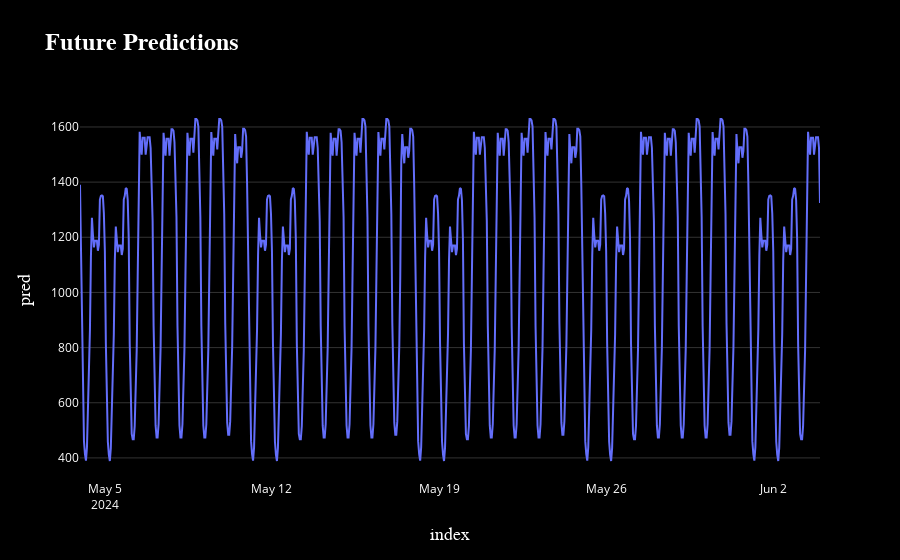

The notebook cell this image was saved under:
### Code cell
# plot
fig = px.line(
    future_w_features,
    x=future_w_features.index,
    y='pred',
    title='Future Predictions',
    labels={'x': 'Date + Hour', 'y': 'Predicted Events'},
    line_shape='linear'
)

# layout 
fig.update_layout(
    title_font=dict(size=24, family='Arial, sans-serif', weight='bold'),
    xaxis_title_font=dict(size=18, family='Arial, sans-serif'),
    yaxis_title_font=dict(size=18, family='Arial, sans-serif'),
    xaxis=dict(showgrid=False),
    yaxis=dict(showgrid=True, gridcolor='rgba(255, 255, 255, 0.2)'),
    plot_bgcolor='black',
    paper_bgcolor='black',
    font_color='white'
)

# Show the plot
fig.show()

### Figure 1 — Plotly figure (JSON) as saved in the notebook; plotly's stock layout.template omitted (floating-point values rounded to 4 significant figures; data arrays with more than 128 entries replaced by an {"elided": "..."} marker saying what was removed)
{"data": [{"hovertemplate": "index=%{x}<br>pred=%{y}<extra></extra>", "legendgroup": "", "line": {"color": "#636efa", "dash": "solid", "shape": "linear"}, "marker": {"symbol": "circle"}, "mode": "lines", "name": "", "orientation": "v", "showlegend": false, "type": "scatter", "x": {"elided": "745 str values"}, "xaxis": "x", "y": {"elided": "745 float values"}, "yaxis": "y"}], "layout": {"autosize": true, "font": {"color": "white"}, "legend": {"tracegroupgap": 0}, "paper_bgcolor": "black", "plot_bgcolor": "black", "title": {"font": {"family": "Arial, sans-serif", "size": 24, "weight": "bold"}, "text": "Future Predictions"}, "xaxis": {"anchor": "y", "autorange": true, "domain": [0, 1], "range": ["2024-05-03 23:00", "2024-06-03 23:00"], "showgrid": false, "title": {"font": {"family": "Arial, sans-serif", "size": 18}, "text": "index"}, "type": "date"}, "yaxis": {"anchor": "x", "autorange": true, "domain": [0, 1], "gridcolor": "rgba(255, 255, 255, 0.2)", "range": [319.9, 1698.0], "showgrid": true, "title": {"font": {"family": "Arial, sans-serif", "size": 18}, "text": "pred"}, "type": "linear"}}}
